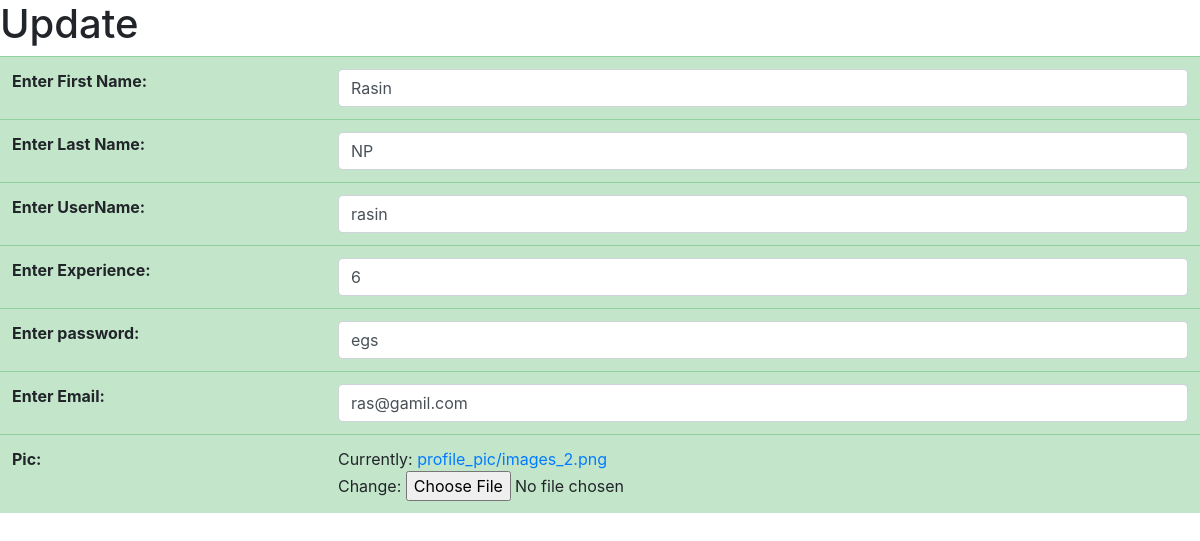
The page /account/editstaff/4 (signed in) on the database its author committed.
### accounts/models.py (models this page shows, shortened)
class Staff(models.Model):
    first=models.CharField(max_length=100,verbose_name='Enter First Name')
    last=models.CharField(max_length=100,verbose_name='Enter Last Name')
    username=models.CharField(max_length=100,verbose_name='Enter UserName')
    experience=models.IntegerField(verbose_name='Enter Experience')
    password=models.CharField(max_length=100,verbose_name='Enter password')
    email=models.EmailField(verbose_name='Enter Email')
    pic=models.ImageField(upload_to="profile_pic",null=True)

### accounts/views.py (the view, shortened to what this page needs)
# urls.py: path('editstaff/<int:sid>',StaffEdit.as_view(),name='editstaff'),
@method_decorator(signin_required,name='dispatch')
class StaffEdit(View):
    def get(self,req,*args,**kwargs):
        id= kwargs.get("sid")
        staff=Staff.objects.get(id=id)
        f=RegModelForm(instance=staff)
        return render(req,'edit_staff.html',{'form':f})

### accounts/forms.py (shortened to what this page needs)
class RegModelForm(forms.ModelForm):
    class Meta:
        model=Staff
        fields="__all__"
        widgets={
            "first":forms.TextInput(attrs={"class":"form-control"}),
            "last":forms.TextInput(attrs={"class":"form-control"}),
            "username":forms.TextInput(attrs={"class":"form-control"}),
            "email":forms.EmailInput(attrs={"class":"form-control"}),
            "password":forms.TextInput(attrs={"class":"form-control"}),
            "experience":forms.TextInput(attrs={"class":"form-control"}),
        }

### accounts/views.py (called while the page is built)
def signin_required(fn):
    def wrapper(req,*args,**kwargs):
        if req.user.is_authenticated:
            return fn(req,*args,**kwargs)
        else:
            return redirect('mh')
    return wrapper

### accounts/templates/edit_staff.html (shortened to what this page needs)
<!doctype html>
<html lang="en">
  <head>
    <link rel="stylesheet" href="https://stackpath.bootstrapcdn.com/bootstrap/4.3.1/css/bootstrap.min.css">
  </head>
  <body>
      <h1>Update</h1>
      <form action="" method="post" enctype="multipart/form-data">
        <table class="table table-success">
            {{form.as_table}}
        </table>
      </form>
 </body>
</html>

### rows shown on the page
Staff: first "Rasin", last "NP", username "rasin", experience "6", password "egs", email "ras@gamil.com"
